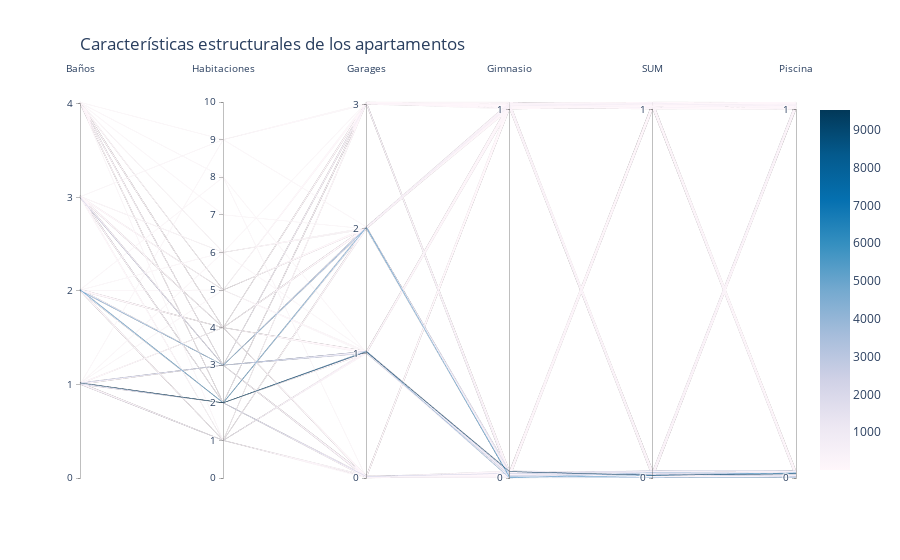

Notebook cell for this chart:
### Markdown cell above
### Apartamentos

### Code cell
tryDf = df[['tipodepropiedad', 'habitaciones', 'garages', 'banos', 'gimnasio', 'usosmultiples', 'piscina']]
tryDf = tryDf.loc[tryDf.tipodepropiedad.isin(['Apartamento'])]
tryDf = tryDf.groupby(['habitaciones', 'garages', 'banos', 'gimnasio', 'usosmultiples', 'piscina']).size()
tryDf = tryDf.to_frame().reset_index()
tryDf.columns = tryDf.columns.map(str)
tryDf = tryDf.sort_values(by='0', ascending=False)
# print(tryDf)
# print(len(tryDf))

low, high = 0, 0.02
tryDf['garages'] = tryDf['garages'].apply(lambda x: x + np.random.uniform(low, high))
tryDf['banos'] = tryDf['banos'].apply(lambda x: x + np.random.uniform(low, high))
tryDf['gimnasio'] = tryDf['gimnasio'].apply(lambda x: x + np.random.uniform(low, high))
tryDf['piscina'] = tryDf['piscina'].apply(lambda x: x + np.random.uniform(low, high))
tryDf['usosmultiples'] = tryDf['usosmultiples'].apply(lambda x: x + np.random.uniform(low, high))

myLayout = go.Layout(
    title=go.layout.Title(
        text='Características estructurales de los apartamentos',
        xref='paper',
        x=0
    )
)

fig = go.Figure(data=
    go.Parcoords(
        line = dict(color = tryDf['0'],
                   colorscale = 'PuBu',
                   showscale = True,
                   reversescale = False,
                   cmin = 0),
        dimensions = list([
            dict(range = [0,4+high],
                label = 'Baños', values = tryDf['banos'],
                tickvals = [0,1,2,3,4]),
            dict(range = [0,10],
                label = 'Habitaciones', values = tryDf['habitaciones'],
                tickvals = [0,1,2,3,4,5,6,7,8,9,10]),
            dict(range = [0,3+high],
                label = 'Garages', values = tryDf['garages'],
                tickvals = [0,1,2,3]),
            dict(range = [0,1+high],
                label = 'Gimnasio', values = tryDf['gimnasio'],
                tickvals = [0,1]),
            dict(range = [0,1+high],
                label = 'SUM', values = tryDf['usosmultiples'],
                tickvals = [0,1]),
            dict(range = [0,1+high],
                label = 'Piscina', values = tryDf['piscina'],
                tickvals = [0,1])
        ])
    ),
layout = myLayout)

fig.update_layout(
    plot_bgcolor = 'white',
    paper_bgcolor = 'white'
)

fig.show()

### Figure 1 — Plotly figure (JSON) as saved in the notebook; plotly's stock layout.template omitted (floating-point values rounded to 4 significant figures; data arrays with more than 128 entries replaced by an {"elided": "..."} marker saying what was removed)
{"data": [{"dimensions": [{"label": "Baños", "range": [0, 4.02], "tickvals": [0, 1, 2, 3, 4], "values": {"elided": "354 float values"}}, {"label": "Habitaciones", "range": [0, 10], "tickvals": [0, 1, 2, 3, 4, 5, 6, 7, 8, 9, 10], "values": {"elided": "354 int values"}}, {"label": "Garages", "range": [0, 3.02], "tickvals": [0, 1, 2, 3], "values": {"elided": "354 float values"}}, {"label": "Gimnasio", "range": [0, 1.02], "tickvals": [0, 1], "values": {"elided": "354 float values"}}, {"label": "SUM", "range": [0, 1.02], "tickvals": [0, 1], "values": {"elided": "354 float values"}}, {"label": "Piscina", "range": [0, 1.02], "tickvals": [0, 1], "values": {"elided": "354 float values"}}], "line": {"cmin": 0, "color": {"elided": "354 int values"}, "colorscale": [[0, "rgb(255,247,251)"], [0.125, "rgb(236,231,242)"], [0.25, "rgb(208,209,230)"], [0.375, "rgb(166,189,219)"], [0.5, "rgb(116,169,207)"], [0.625, "rgb(54,144,192)"], [0.75, "rgb(5,112,176)"], [0.875, "rgb(4,90,141)"], [1, "rgb(2,56,88)"]], "reversescale": false, "showscale": true}, "type": "parcoords"}], "layout": {"paper_bgcolor": "white", "plot_bgcolor": "white", "title": {"text": "Características estructurales de los apartamentos", "x": 0, "xref": "paper"}}}
